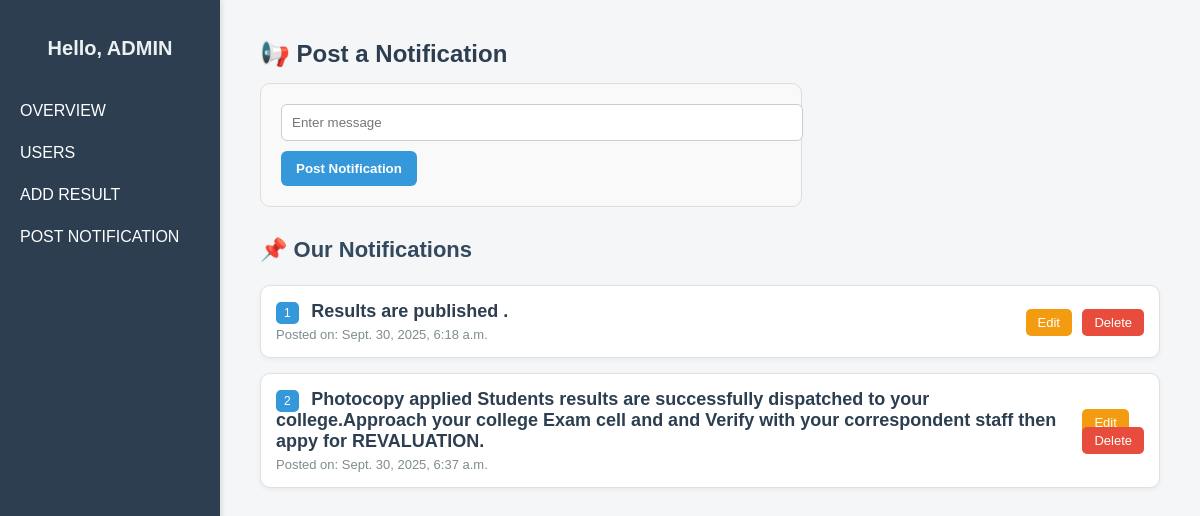
/post_notification, run on the app's committed database.
### app/models.py (models this page shows)
class Notification(models.Model):
    Message=models.CharField(max_length=50)
    created_at = models.DateTimeField(auto_now_add=True)

### app/views.py (the view)
# urls.py: path('post_notification',views.post_notification,name="post_notification"),
def post_notification(request):
    notify=Notification.objects.all()
    if request.method=="POST":
        message=request.POST.get('message')
        notification=Notification(Message=message)
        notification.save()
    return render(request,"post_notification.html",{"notify":notify})

### app/templates/post_notification.html (shortened to what this page needs)
{% extends 'admin_dashboard.html' %}
{% block content %}
<div style="padding: 20px; font-family: Arial, sans-serif;">
    <h3 style="font-size: 24px; margin-bottom: 15px; color: #2c3e50;">📢 Post a Notification</h3>
    <form action="" method="post"
          style="background: #f9f9f9; padding: 20px; border-radius: 10px; border: 1px solid #ddd; max-width: 500px;">
        <input type="text" name="message" placeholder="Enter message"
               style="width: 100%; padding: 10px; margin-bottom: 10px; border-radius: 6px; border: 1px solid #ccc;">
        <input type="submit" value="Post Notification"
               style="background: #3498db; color: white; padding: 10px 15px; border: none; border-radius: 6px; cursor: pointer; font-weight: bold;">
    </form>
    <h3 style="margin-top: 30px; font-size: 22px; color: #34495e;">📌 Our Notifications</h3>
    <div style="margin-top: 15px;">
        {% for not in notify %}
        <div style="background: #ffffff; border: 1px solid #e0e0e0; border-radius: 10px; padding: 15px; margin-bottom: 15px; box-shadow: 0px 2px 5px rgba(0,0,0,0.05);">
            <div style="display: flex; justify-content: space-between; align-items: center;">
                <div>
                    <span style="background: #3498db; color: white; padding: 4px 8px; border-radius: 5px; font-size: 12px; margin-right: 8px;">{{ forloop.counter }}</span>
                    <strong style="font-size: 18px; color: #2c3e50;">{{ not.Message }}</strong>
                    <p style="margin: 5px 0 0; font-size: 13px; color: #7f8c8d;">Posted on: {{ not.created_at }}</p>
                </div>
                <div>
                    <a href="{% url 'edit_notification' not.id %}" style="text-decoration: none; background: #f39c12; color: white; padding: 6px 12px; border-radius: 5px; font-size: 13px; margin-right: 6px;">Edit</a>
                    <a href="{% url 'delete_notification' not.id %}" style="text-decoration: none; background: #e74c3c; color: white; padding: 6px 12px; border-radius: 5px; font-size: 13px;">Delete</a>
                </div>
            </div>
        </div>
        {% empty %}
        <p style="color: #7f8c8d;">No notifications available.</p>
        {% endfor %}
    </div>
</div>
{% endblock %}

### app/templates/admin_dashboard.html (style rules this page uses)
body { margin: 0; font-family: Arial, sans-serif; display: flex; min-height: 100vh; background: #f4f6f8; transition: background 0.3s; }
.content h1, .content h2, .content h3 { margin-top: 0; transition: color 0.3s; }

### data on the page
Notification: Message "Results are published .", created_at "Sept. 30, 2025, 6:18 a.m."
Notification: Message "Photocopy applied Students results are successfully dispatched to your college.Approach your college Exam cell and and Verify with your correspondent staff then appy for REVALUATION.", created_at "Sept. 30, 2025, 6:37 a.m."
